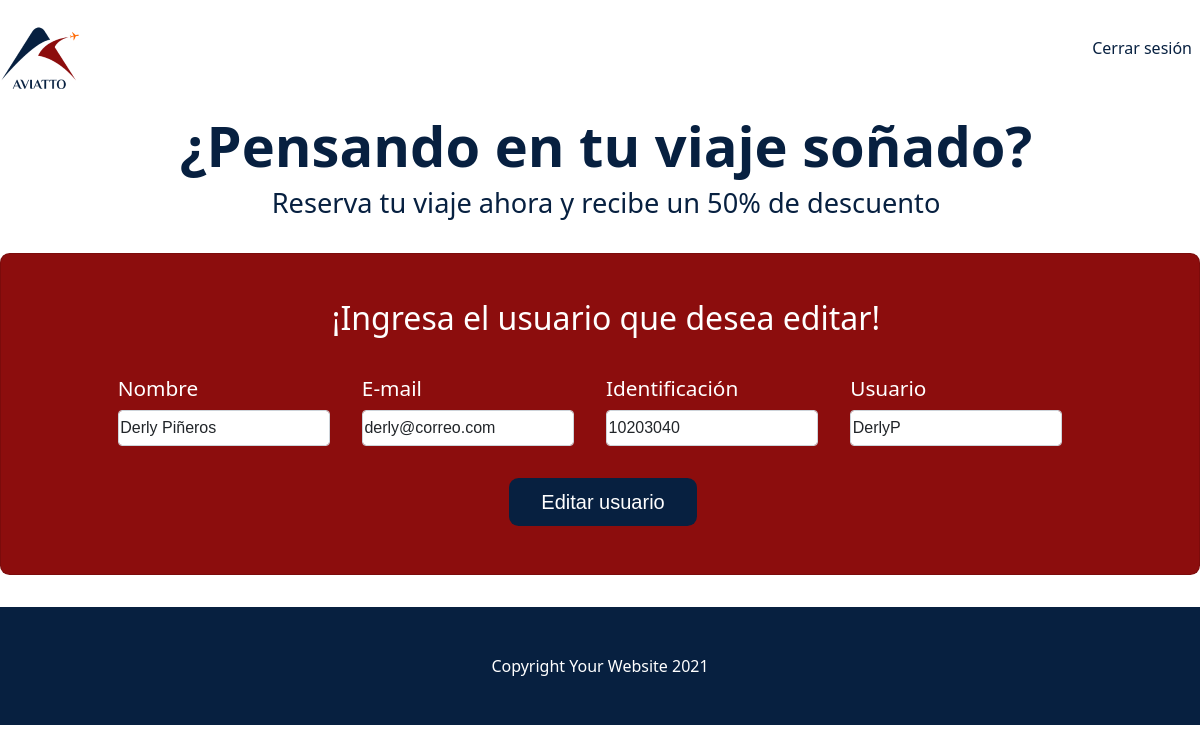
/editUser?id=10, run on an earlier commit of the app's database.
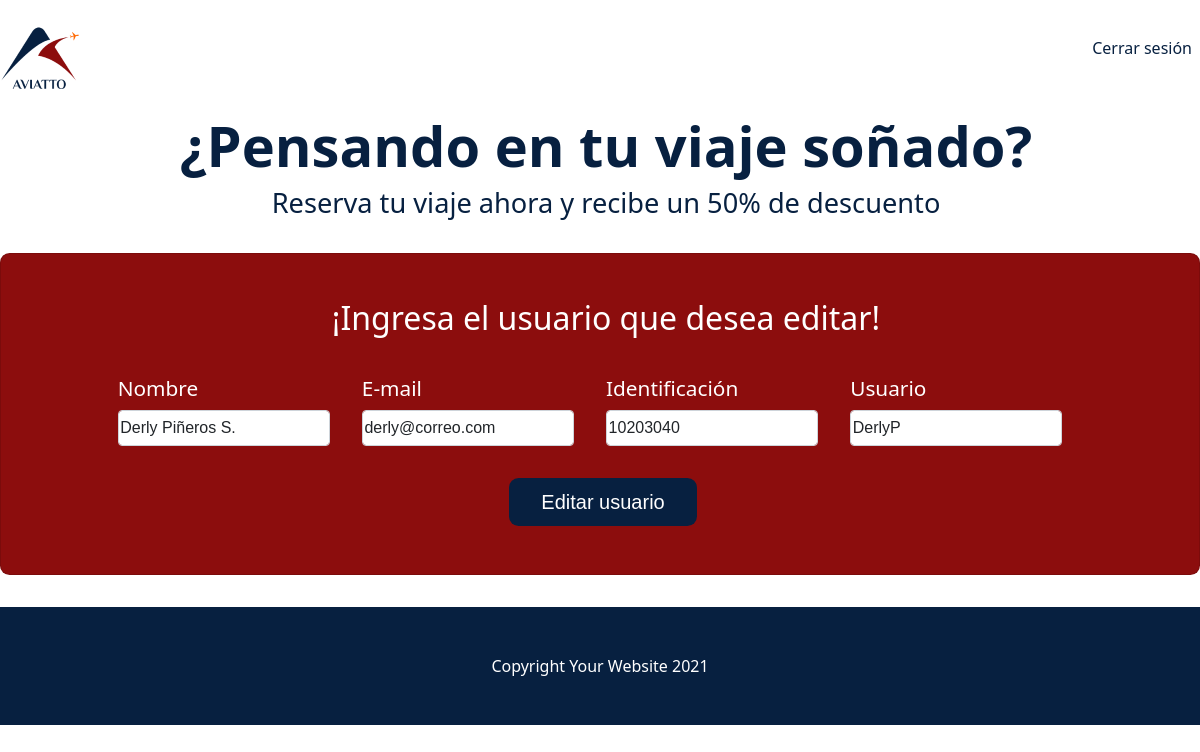
And on a later commit of the database.
### tables this page shows
CREATE TABLE Info(
id integer primary key autoincrement,
name text(30) not null,
identification integer not null,
email text(30) not null
);

### app.py (the view, shortened to what this page needs)
@app.route('/editUser', methods=['GET','POST'])
def editUser():
    id = request.args.get('id')
    if request.method == 'GET':
        form = AddUserForm()
        db = get_db()
        sql = f'SELECT * FROM Person INNER JOIN Info ON Person.id = Info.id WHERE Person.id = {id} AND Person.idRol = 1'
        cursorObj = db.cursor()
        cursorObj.execute(sql)
        user = cursorObj.fetchall()[0]
        print(user)
        return render_template('editUser.html', form=form, user=user)

### forms/forms.py
class AddUserForm(FlaskForm):
    user = StringField(u'Usuario', validators=[DataRequired()])
    password = StringField(u'Contraseña', validators=[DataRequired()])
    name = StringField(u'Nombre', validators=[DataRequired()])
    identification = IntegerField(u'Identificación', validators=[DataRequired()])
    email = StringField(u'E-mail', validators=[DataRequired()])

### db.py (called while the page is built)
def get_db():
    try:
        if 'db' not in g:
            print('conectada')
            g.db = sqlite3.connect('database/aviatto.db')
        return g.db
    except Error:
        print(Error)

### templates/editUser.html (shortened to what this page needs)
{% extends 'layout.html' %} {% block body %}
<header class="bg-white">
  <div class="container px-7">
    <div class="row gx-5">
      <div class="col-lg-6">
        <div class="text-center">
          <h1 class="display-5 fw-bolder text-blue mb-2">
            ¿Pensando en tu viaje soñado?
          </h1>
          <p class="lead text-blue mb-4">
            Reserva tu viaje ahora y recibe un 50% de descuento
          </p>
        </div>
      </div>
    </div>
  </div>
</header>
<div class="container px-7">
  <div class="card" style="width: 75rem">
    <div class="card-body">
      <div class="row gx-4 justify-content-center">
        <h2 class="text-center">
          ¡Ingresa el usuario que desea editar!
        </h2>
        <form action="{{url_for('editUser')}}" method="post">
          <class class="format">
            <div class="form-group">
              <div class="leadseccion mb-3 mr-2">
                {{ form.name.label}} {{form.name(value = user[5], class="form-control")}}
              </div>
            </div>
            <div class="form-group">
              <div class="leadseccion mb-3 mr-2">
                {{ form.email.label}} {{
                form.email(value = user[7], class="form-control")}}
              </div>
            </div>
            <div class="form-group">
              <div class="leadseccion mb-3 mr-2">
                {{ form.identification.label}} {{
                form.identification(value = user[6], class="form-control")}}
              </div>
            </div>
            <div class="form-group">
              <div class="leadseccion mb-3 mr-2">
                {{ form.user.label}} {{
                form.user(value = user[1], class="form-control")}}
              </div>
            </div>
          </class>
          <div class="text-center">
            <button class="btn" type="submit">Editar usuario</button>
          </div>
        </form>
      </div>
    </div>
  </div>
</div>
<footer class="py-5 bg-dark">
  <div class="container px-3">
    <p class="m-0 text-center text-white">Copyright Your Website 2021</p>
  </div>
</footer>
{% endblock body %}

What changed in the data, as far as the page shows it:
changed Info "derly@correo.com": name "Derly Piñeros" → "Derly Piñeros S."
